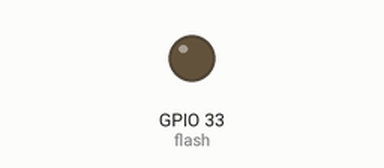
A program run on a simulated ESP32 board running MicroPython. Parts: output pins drawn as LEDs (lit = HIGH). At 4.2 s the program stops and its outputs stay as they are.

Above: at 0.15 s.
At 4.2 s:
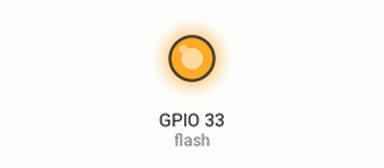
Timing chart, 0 to 5.7 s (numbered marks = the images above):
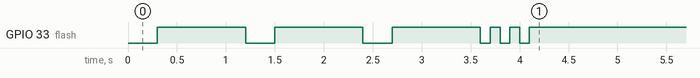

Measured:
- by itself, GPIO 33 (flash): LOW → HIGH at 0.30 s, → LOW 0.90 s later, → HIGH 0.30 s later, → LOW 0.90 s later, … (11 changes in this stretch)

The program:

SOS3.py
```python
from machine import Pin
import time

flash = Pin(33, Pin.OUT, value=0)

ON = 0
OFF = 1

def blink_once(times, on, off):
    for _ in range(times):
        flash.value(ON)
        time.sleep_ms(on)
        flash.value(OFF)
        time.sleep_ms(off)

blink_once(3, 300, 900)
blink_once(3, 100, 100)
```
